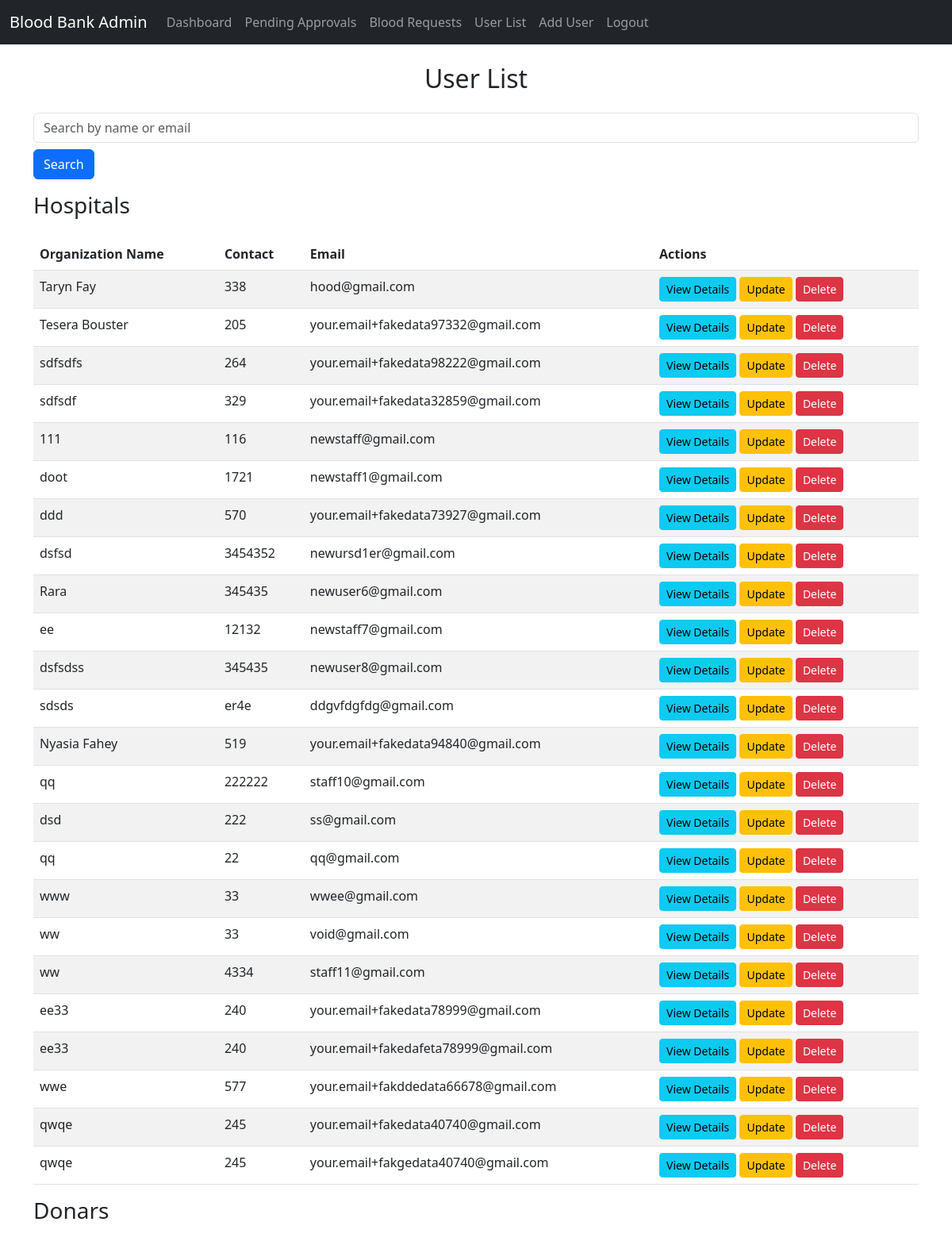
The app's page /userlist/ (signed in, upper part) with its own data.
### myapp/models.py (models this page shows, shortened)
class CustomUser(AbstractUser):
    USER_TYPE = (("1", "Admin"), ("2", "Hospital"), ("3", "User"))
    GENDER = [("M", "Male"), ("F", "Female"),("O","Other")]
    BLOOD_GROUPS = (
    ('A+', 'A+'),
    ('A-', 'A-'),
    ('B+', 'B+'),
    ('B-', 'B-'),
    ('AB+', 'AB+'),
    ('AB-', 'AB-'),
    ('O+', 'O+'),
    ('O-', 'O-'),
    )
    first_name = models.CharField(max_length=15,null=True,blank=True,default='N/A')
    last_name = models.CharField(max_length=15,null=True,blank=True,default='N/A')
    username = None  # Removed username, using email instead
    email = models.EmailField(unique=True)
    is_approved = models.BooleanField(default=False)  # New field for staff approval
    user_type = models.CharField(default=3, choices=USER_TYPE, max_length=3)
    gender = models.CharField(max_length=1, choices=GENDER,null=True,blank=True)
    profile_pic = models.ImageField(null=True, blank=True)
    dob = models.DateField(null=True, blank=True)
    blood_group = models.CharField(max_length=4, choices=BLOOD_GROUPS,null=True,blank=True)
    contact_number = models.CharField(max_length=15, null=True, blank=True)
    identity = models.ImageField(null=True,blank=True)
    organization_name = models.CharField(max_length=80, null=True,blank=True)
    address = models.TextField(null=True,blank=True)
    fcm_token = models.TextField(default="")  # For firebase notifications
    created_at = models.DateTimeField(auto_now_add=True)
    updated_at = models.DateTimeField(auto_now=True)
    age = models.IntegerField(null=True, blank=True)  # Store age directly in the database, for user_type 3 only
    USERNAME_FIELD = "email"
    REQUIRED_FIELDS = []
    objects = CustomUserManager()

### myapp/views.py (the view)
# urls.py: path('userlist/', views.UserListView.as_view(), name='user_list'),
class UserListView(LoginRequiredMixin, ListView):
    model = CustomUser
    template_name = 'admin/user_list.html'
    context_object_name = 'users'
    def get_queryset(self):
        query = self.request.GET.get('q', '')  # Get search input
        users = CustomUser.objects.filter(user_type__in=[2, 3])
        if query:
            users = users.filter(
                Q(first_name__icontains=query) |
                Q(last_name__icontains=query) |
                Q(email__icontains=query)
            )
        return users
    def get_context_data(self, **kwargs):
        context = super().get_context_data(**kwargs)
        context['query'] = self.request.GET.get('q', '')  # Pass query back to template
        return context

### myapp/templates/admin/user_list.html (shortened to what this page needs)
{% extends 'admin/admin_base.html' %}
{% block content %}
    <h2 class="text-center mb-4">User List</h2>
    <form method="GET" action="{% url 'user_list' %}" class="mb-3">
        <input type="text" name="q" value="{{ query }}" class="form-control" placeholder="Search by name or email">
        <button type="submit" class="btn btn-primary mt-2">Search</button>
    </form>
    <h3 class="mb-4">Hospitals</h3>
    <table class="table table-striped">
        <thead>
            <tr>
                <th>Organization Name</th>
                <th>Contact</th>
                <th>Email</th>
                <th>Actions</th>
            </tr>
        </thead>
        <tbody>
            {% for user in users %}
                {% if user.user_type == '2' %}
                    <tr>
                        <td>{{ user.organization_name }}</td>
                        <td>{{ user.contact_number }}</td>
                        <td>{{ user.email }}</td>
                        <td>
                            <a href="{% url 'user_detail' user.pk %}" class="btn btn-info btn-sm">View Details</a>
                            <a href="{% url 'user_update' user.pk %}" class="btn btn-warning btn-sm">Update</a>
                            <a href="{% url 'user_delete' user.pk %}" class="btn btn-danger btn-sm">Delete</a>
                        </td>
                    </tr>
                {% endif %}
            {% endfor %}
        </tbody>
    </table>
    <h3 class="mb-4">Donars</h3>
{% endblock %}

### records on screen
CustomUser: organization_name "Taryn Fay", contact_number "338", email "hood@gmail.com"
CustomUser: organization_name "Tesera Bouster", contact_number "205", email "your.email+fakedata97332@gmail.com"
CustomUser: organization_name "sdfsdfs", contact_number "264", email "your.email+fakedata98222@gmail.com"
CustomUser: organization_name "sdfsdf", contact_number "329", email "your.email+fakedata32859@gmail.com"
CustomUser: organization_name "111", contact_number "116", email "newstaff@gmail.com"
CustomUser: organization_name "doot", contact_number "1721", email "newstaff1@gmail.com"
CustomUser: organization_name "ddd", contact_number "570", email "your.email+fakedata73927@gmail.com"
CustomUser: organization_name "dsfsd", contact_number "3454352", email "newursd1er@gmail.com"
CustomUser: organization_name "Rara", contact_number "345435", email "newuser6@gmail.com"
CustomUser: organization_name "ee", contact_number "12132", email "newstaff7@gmail.com"
CustomUser: organization_name "dsfsdss", contact_number "345435", email "newuser8@gmail.com"
CustomUser: organization_name "sdsds", contact_number "er4e", email "ddgvfdgfdg@gmail.com"
CustomUser: organization_name "Nyasia Fahey", contact_number "519", email "your.email+fakedata94840@gmail.com"
CustomUser: organization_name "qq", contact_number "222222", email "staff10@gmail.com"
CustomUser: organization_name "dsd", contact_number "222", email "ss@gmail.com"
CustomUser: organization_name "qq", contact_number "22", email "qq@gmail.com"
CustomUser: organization_name "www", contact_number "33", email "wwee@gmail.com"
CustomUser: organization_name "ww", contact_number "33", email "void@gmail.com"
CustomUser: organization_name "ww", contact_number "4334", email "staff11@gmail.com"
CustomUser: organization_name "ee33", contact_number "240", email "your.email+fakedata78999@gmail.com"
CustomUser: organization_name "ee33", contact_number "240", email "your.email+fakedafeta78999@gmail.com"
CustomUser: organization_name "wwe", contact_number "577", email "your.email+fakddedata66678@gmail.com"
CustomUser: organization_name "qwqe", contact_number "245", email "your.email+fakedata40740@gmail.com"
CustomUser: organization_name "qwqe", contact_number "245", email "your.email+fakgedata40740@gmail.com"
